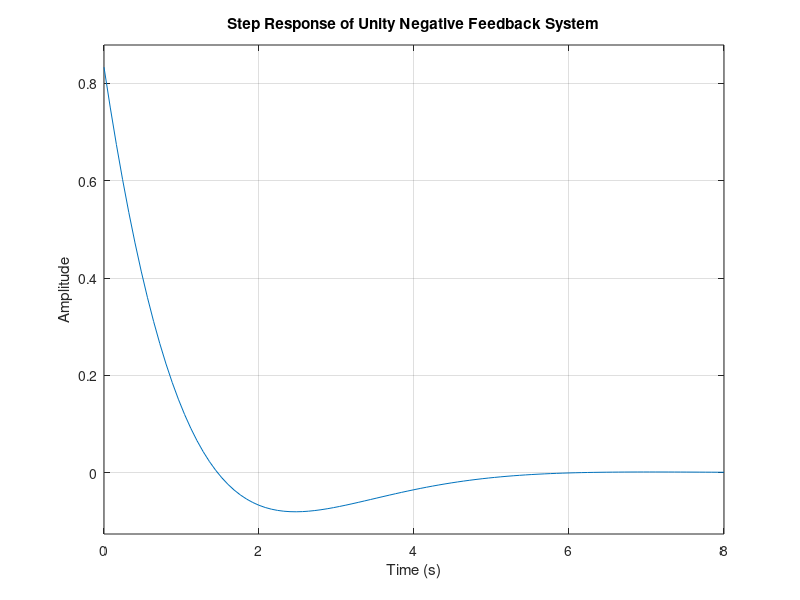

This chart was generated by the following MATLAB code:
%Yasmin Al Shawawrh
%1220848
%Q4

s = tf('s');
G = (5*s^2 + 2*s) / ((s + 1)*(s + 7));
T = feedback(G, 1);
figure;
step(T);
title('Step Response of Unity Negative Feedback System');
xlabel('Time (s)');
ylabel('Amplitude');
grid on;
